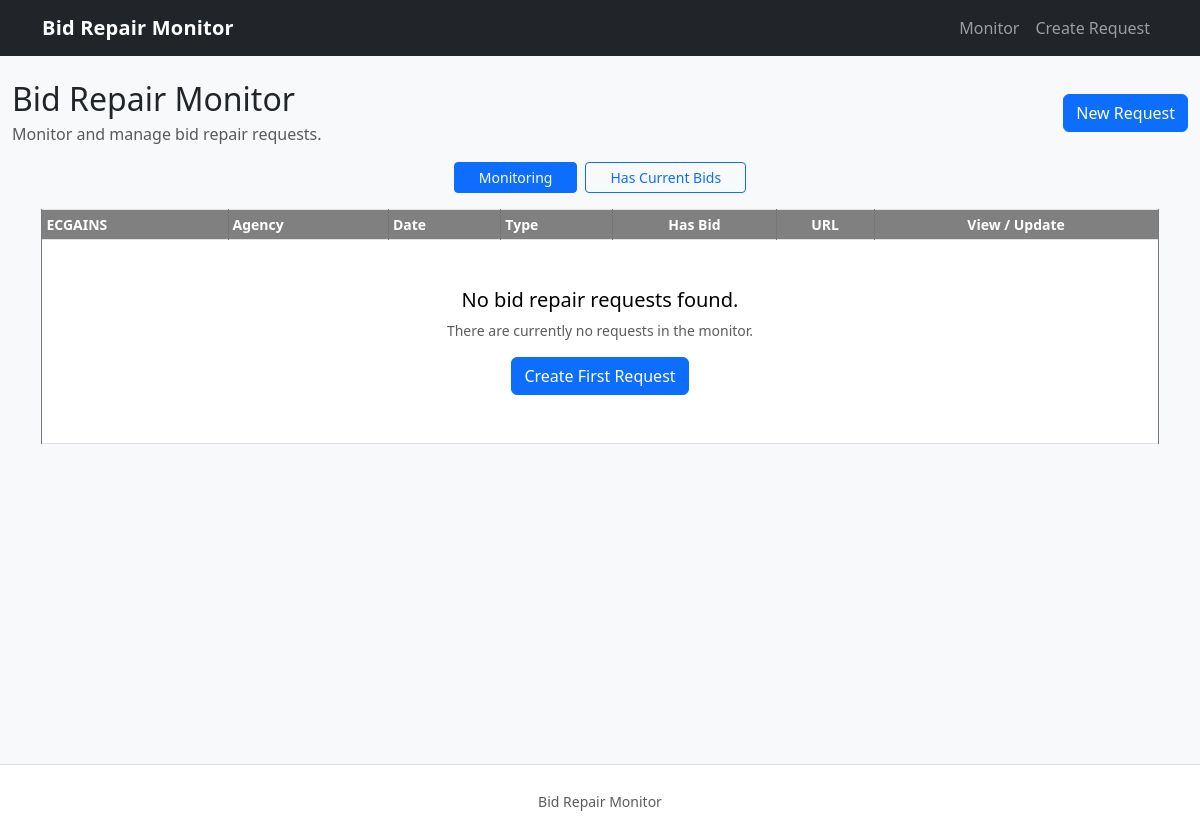
Before: / with the older database file.
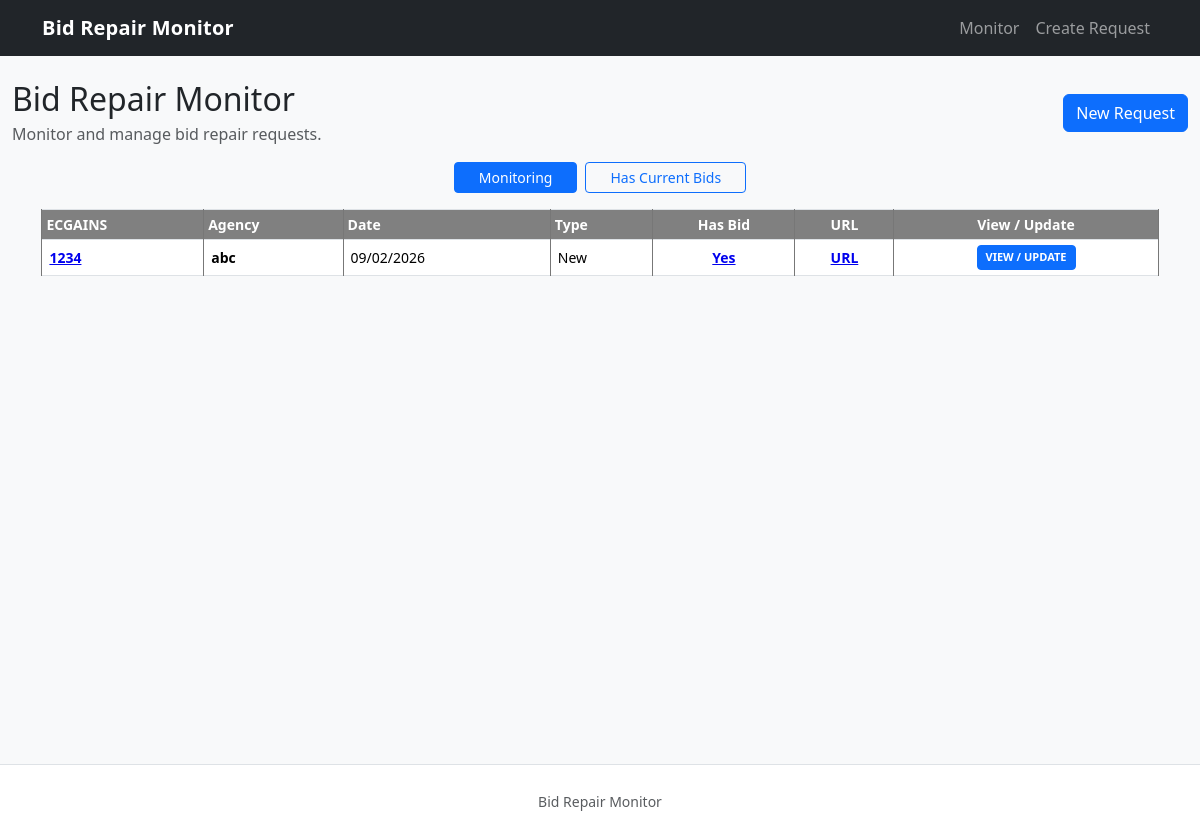
After: the same page with the newer database file.
### bids/models.py (models this page shows, shortened)
class Bid(models.Model):
    class BidType(models.TextChoices):
        NEW = "New",
        UPDATE_REPAIR = "Update/Repair"
    class Priority(models.TextChoices):
        HIGH = "High",
        NORMAL = "Normal",
    class ProcurementType(models.TextChoices):
        PROCUREMENT_SPIDER = "Procurement Spider",
        BONFIRE_SPIDER = "Bonfire Spider",
        BIDNET_AMR = "Bidnet AMR",
        DEMANDSTAR_AMR = "Demandstar AMR",
    agency_name = models.CharField(max_length=255)
    ecgains = models.CharField(
        max_length=100,
        unique=True,
    )
    contact_email = models.EmailField()
    state = models.CharField(max_length=100)
    initials = models.CharField(max_length=20)
    date = models.DateField(auto_now_add=True)
    bid_url = models.URLField(max_length=1000)
    comments = models.TextField(blank=True)
    module_name = models.CharField(max_length=255, blank=True)
    developer = models.ForeignKey(Developer, on_delete=models.PROTECT, related_name='bids')
    bid_type = models.CharField(max_length=20, choices=BidType.choices)
    priority = models.CharField(max_length=20, choices=Priority.choices, default=Priority.NORMAL)
    has_bids = models.BooleanField(default=False)
    procurement_type = models.CharField(max_length=50, choices=ProcurementType.choices,)
    created_at = models.DateTimeField(auto_now_add=True)
    updated_at = models.DateTimeField(auto_now=True)

### bids/views.py (the view)
# urls.py: path("", views.monitor, name="monitor"),
def monitor(request):
    show_current_bids = request.GET.get("has_bids") == "true"
    bids = Bid.objects.select_related("developer").order_by("-date", "-id")
    if show_current_bids:
        bids = bids.filter(has_bids=True)
    return render(
        request,
        "bids/monitor.html",
        {
            "bids": bids,
            "show_current_bids": show_current_bids,
        },
    )

### bids/templates/bids/monitor.html (shortened to what this page needs)
{% extends "base.html" %}
{% block content %}
<div class="container-fluid py-4">
    <div class="d-flex justify-content-between align-items-center mb-3">
        <div>
            <h2 class="mb-1">Bid Repair Monitor</h2>
            <p class="text-muted mb-0">
                Monitor and manage bid repair requests.
            </p>
        </div>
        <a href="{% url 'create_bid' %}" class="btn btn-primary">
            New Request
        </a>
    </div>
    <div class="d-flex justify-content-center align-items-center gap-2 mb-3">
        <a href="{% url 'monitor' %}"
           class="btn {% if not show_current_bids %}btn-primary{% else %}btn-outline-primary{% endif %} btn-sm px-4">
            Monitoring
        </a>
        <a href="{% url 'monitor' %}?has_bids=true"
           class="btn {% if show_current_bids %}btn-primary{% else %}btn-outline-primary{% endif %} btn-sm px-4">
            Has Current Bids
        </a>
    </div>
    <div class="table-responsive">
        <table class="table table-sm table-bordered align-middle monitor-table">
            <thead>
                <tr>
                    <th>ECGAINS</th>
                    <th>Agency</th>
                    <th>Date</th>
                    <th>Type</th>
                    <th class="text-center">Has Bid</th>
                    <th class="text-center">URL</th>
                    <th class="text-center">View / Update</th>
                </tr>
            </thead>
            <tbody>
                {% if bids %}
                    {% for bid in bids %}
                    <tr
                    >
                        <td>
                            <a href="{% url 'bid_detail' bid.ecgains %}"
                               class="ecgains-link">
                                {{ bid.ecgains }}
                            </a>
                        </td>
                        <td>
                            <strong>{{ bid.agency_name }}</strong>
                        </td>
                        <td>
                            {{ bid.date|date:"m/d/Y" }}
                        </td>
                        <td>
                            {{ bid.get_bid_type_display }}
                        </td>
                        <td class="text-center">
                            {% if bid.has_bids %}
                                <span class="has-bid">
                                    Yes
                                </span>
                            {% else %}
                                <span class="no-bid">
                                    No
                                </span>
                            {% endif %}
                        </td>
                        <td class="text-center">
                            {% if bid.bid_url %}
                                <a href="{{ bid.bid_url }}"
                                   target="_blank"
                                   rel="noopener noreferrer"
                                   class="bid-url">
                                    URL
                                </a>
                            {% else %}
                                <span class="text-muted">
                                    —
                                </span>
                            {% endif %}
                        </td>
                        <td class="text-center">
                            <a href="{% url 'bid_detail' bid.ecgains %}"
                               class="btn btn-primary btn-sm view-btn">
                                VIEW / UPDATE
                            </a>
                        </td>
                    </tr>
                    {% endfor %}
                {% else %}
                    <tr>
                        <td colspan="7" class="text-center py-5">
                            <h5 class="mb-2">
                                No bid repair requests found.
                            </h5>
                            <p class="text-muted mb-3">
                                There are currently no requests in the monitor.
                            </p>
                            <a href="{% url 'create_bid' %}"
                               class="btn btn-primary">
                                Create First Request
                            </a>
                        </td>
                    </tr>
                {% endif %}
            </tbody>
        </table>
    </div>
</div>
{% endblock %}

### templates/base.html (shortened to what this page needs)
{% load static %}
<!DOCTYPE html>
<html lang="en">
<head>
    <link
        href="https://cdn.jsdelivr.net/npm/bootstrap@5.3.3/dist/css/bootstrap.min.css"
        rel="stylesheet"
    >
    <link
        rel="stylesheet"
        href="{% static 'bids/css/style.css' %}"
    >
</head>
<body>
    <nav class="navbar navbar-expand-lg navbar-dark bg-dark">
        <div class="container">
            <a class="navbar-brand fw-bold" href="{% url 'monitor' %}">
                Bid Repair Monitor
            </a>
            <div class="collapse navbar-collapse" id="mainNavbar">
                <ul class="navbar-nav ms-auto">
                    <li class="nav-item">
                        <a
                            class="nav-link"
                            href="{% url 'monitor' %}"
                        >
                            Monitor
                        </a>
                    </li>
                    <li class="nav-item">
                        <a
                            class="nav-link"
                            href="{% url 'create_bid' %}"
                        >
                            Create Request
                        </a>
                    </li>
                </ul>
            </div>
        </div>
    </nav>
    <main>
        {% block content %}
        {% endblock %}
    </main>
    <footer class="border-top mt-5 py-4">
        <div class="container text-center text-muted">
            <small>
                Bid Repair Monitor
            </small>
        </div>
    </footer>
</body>
</html>

### bids/static/bids/css/style.css (style rules this page uses)
body { background-color: #f8f9fa; }
.navbar-brand { letter-spacing: 0.2px; }
main { min-height: calc(100vh - 140px); }
footer { background-color: #ffffff; }

### bids/templates/bids/monitor.html (style rules this page uses)
.monitor-table { width: 95%; margin: 0 auto; background-color: #ffffff; font-size: 14px; }
.monitor-table thead th { background-color: #808080; color: #ffffff; font-weight: bold; border-color: #777777; white-space: nowrap; vertical-align: middle; }
.monitor-table tbody td { padding: 5px 7px; border-color: #777777; vertical-align: middle; }
.ecgains-link { color: #0000ee; font-weight: bold; text-decoration: underline; white-space: nowrap; }
.bid-url { color: #0000ee; font-weight: bold; text-decoration: underline; }
.has-bid { color: #0000ee; font-weight: bold; text-decoration: underline; white-space: nowrap; }
.view-btn { font-size: 11px; font-weight: bold; padding: 3px 8px; white-space: nowrap; }

Changed rows visible on the page:
added Bid: ecgains "1234", agency_name "abc", date "09/02/2026", bid_type "New", has_bids "Yes"
Other visible differences:
text no longer shown: "No bid repair requests found. There are currently no requests in the monitor. Create First Request"
